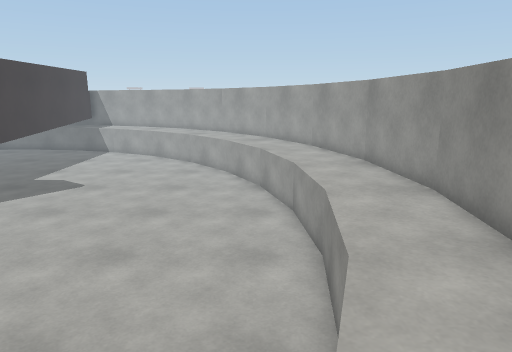
view 1 (above)

16 first-person views from a walk through a 3-D level made in the Unity game engine. The camera is 1.2 m above the floor, tilts 12° down and sees 70° across. The floor is counted in squares, 0.5 m on a side. Each view is taken from the middle of a square. On the plan, view 1 faces up. The plan holds only what a view shows up to about 20 squares ahead; the rest is blank. The place goes on beyond the plan. The player character is not drawn.

view 2
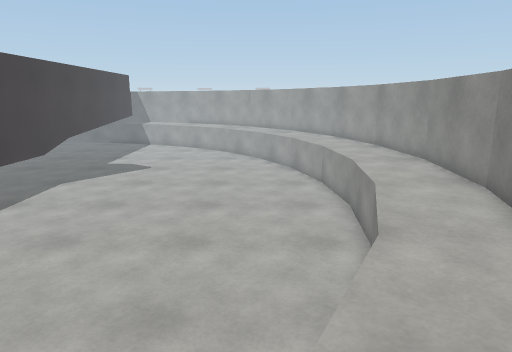

view 3
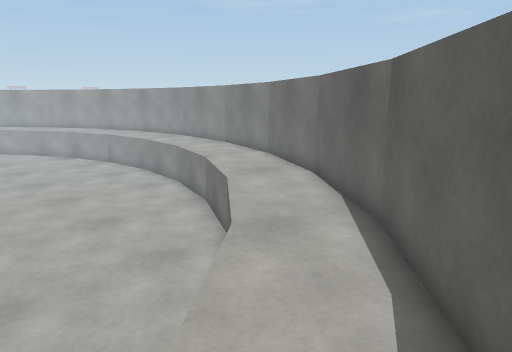

view 4
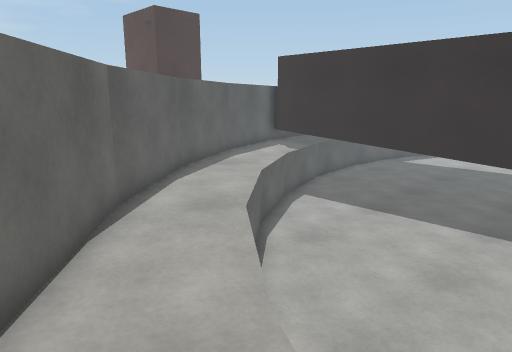

view 5
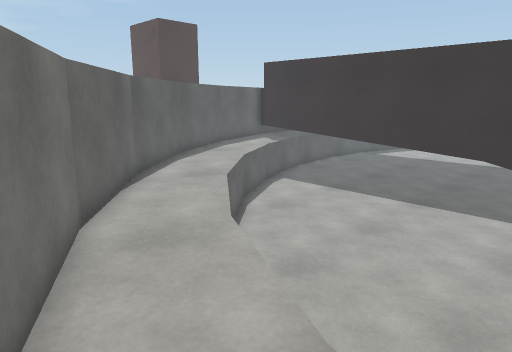

view 6
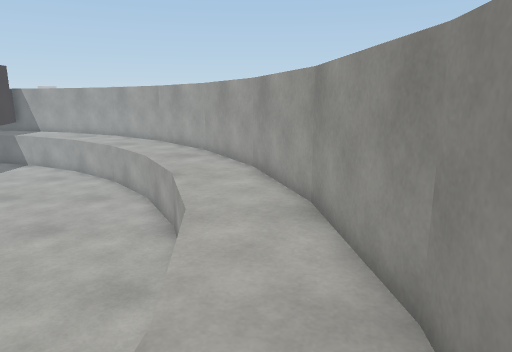

view 7
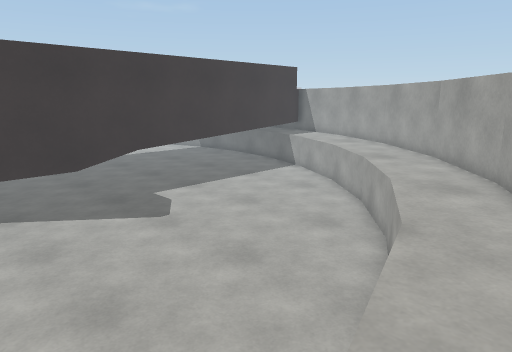

view 8
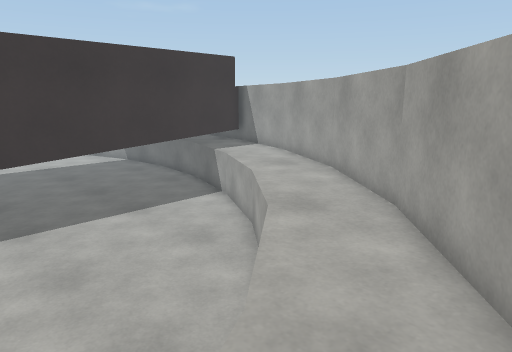

view 9
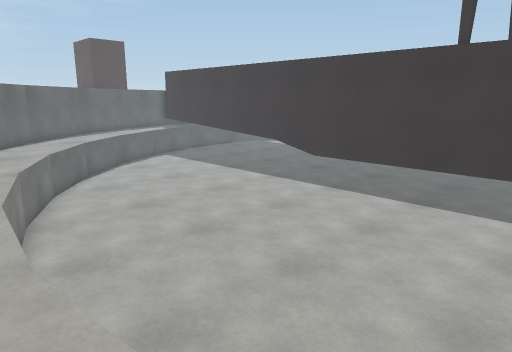

view 10
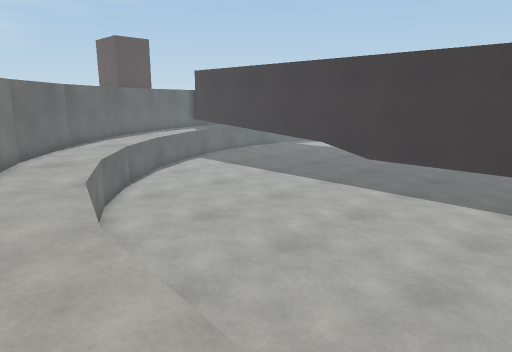

view 11
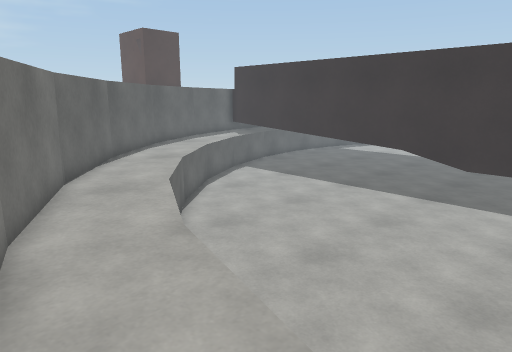

view 12
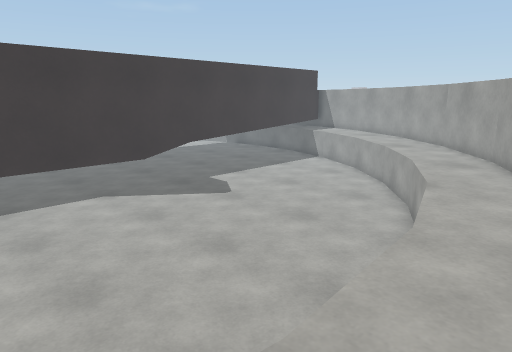

view 13
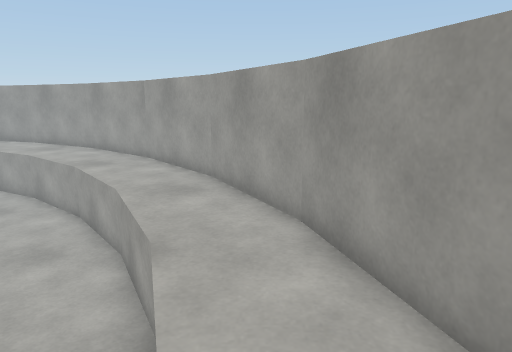

view 14
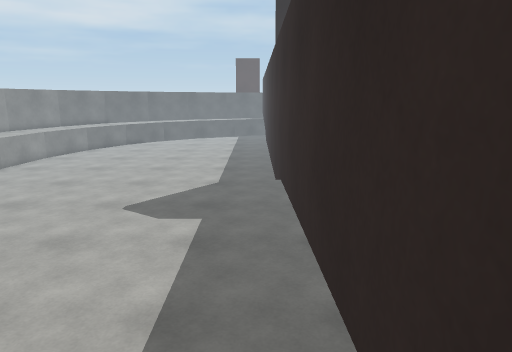

view 15
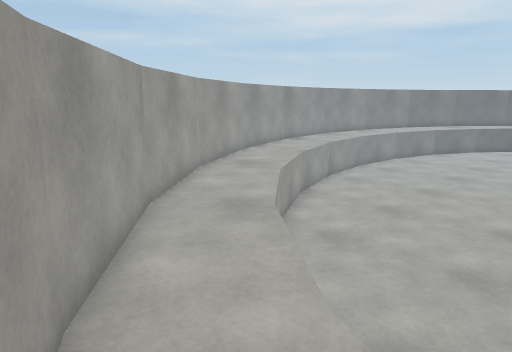

view 16
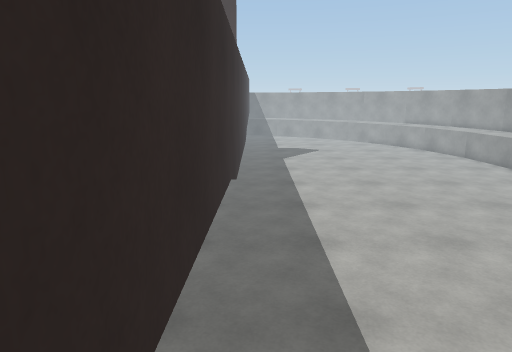

### Floor plan
Key: @ floor where view 1 was taken; # wall or solid block; . floor; ^ raised ledge; v drop or lower ground.
Columns run from 15 left of view 1 to 5 right of it. Each row starts with its distance up from view 1.
 33   ^^^
 32 #....^^
 31 #......^^
 30 #vvv.....^^
 29 #vvvvv....^^
 28 #vvvvvvv...^^
 27 #vvvvvvvv....^
 26 #vvvvvvvvv...^^
 25 #vvvvvvvvvv...^^
 24 #vvvvvvvvvvv...^
 23 #vvvvvvvvvvvv...^
 22 #vvvvvvvvvvvvv..^^
 21 #vvvvvvvvvvvvv...^
 20 #vvvvvvvvvvvvvv..^^
 19 #vvvvvvvvvvvvvv...^
 18 #vvvvvvvvvvvvvvv..^
 17 #vvvvvvvvvvvvvvv...^
 16 #vvvvvvvvvvvvvvvv..^
 15 #vvvvvvvvvvvvvvvv..^
 14 #vvvvvvvvvvvvvvvv..^
 13 #vvvvvvvvvvvvvvvv...^
 12 #vvvvvvvvvvvvvvvv...^
 11 #vvvvvvvvvvvvvvvvv..^
 10 #vvvvvvvvvvvvvvvvv..^
  9 #vvvvvvvvvvvvvvvvv..^
  8 #vvvvvvvvvvvvvvvvv..^
  7 #vvvvvvvvvvvvvvvv...^
  6 #vvvvvvvvvvvvvvvv...^
  5 #vvvvvvvvvvvvvvvv..^
  4 #vvvvvvvvvvvvvvvv..^
  3 #vvvvvvvvvvvvvvvv..^
  2 #vvvvvvvvvvvvvvv...^
  1 #vvvvvvvvvvvvvvv..^
  0 #vvvvvvvvvvvvvv@..^
 -1 #vvvvvvvvvvvvvv..^^
 -2 #vvvvvvvvvvvvv...^
 -3 #vvvvvvvvvvvvv..^^
 -4 #vvvvvvvvvvvv...^
 -5 #vvvvvvvvvvv...^
 -6 #vvvvvvvvvv...^^
 -7 #vvvvvvvvv...^^
 -8 #vvvvvvvv...^^
 -9 #vvvvvv....^^
-10 #vvvvv....^^
-11 #vv......^
-12 #......^^
-13 #....^^
-14  ^^^^

Positions as (right, up) in squares from view 1, and headings:
1: (0, 0), facing up
2: (-2, -5), facing up
3: (-9, -11), facing up-right
4: (1, 0), facing down-left
5: (3, 3), facing down-left
6: (3, 6), facing up
7: (3, 11), facing up-left
8: (1, 19), facing up-left
9: (3, 15), facing down-left
10: (4, 12), facing down-left
11: (4, 7), facing down-left
12: (4, 7), facing up-left
13: (2, 12), facing up
14: (-14, 32), facing down
15: (-10, 31), facing down-right
16: (-14, -13), facing up
